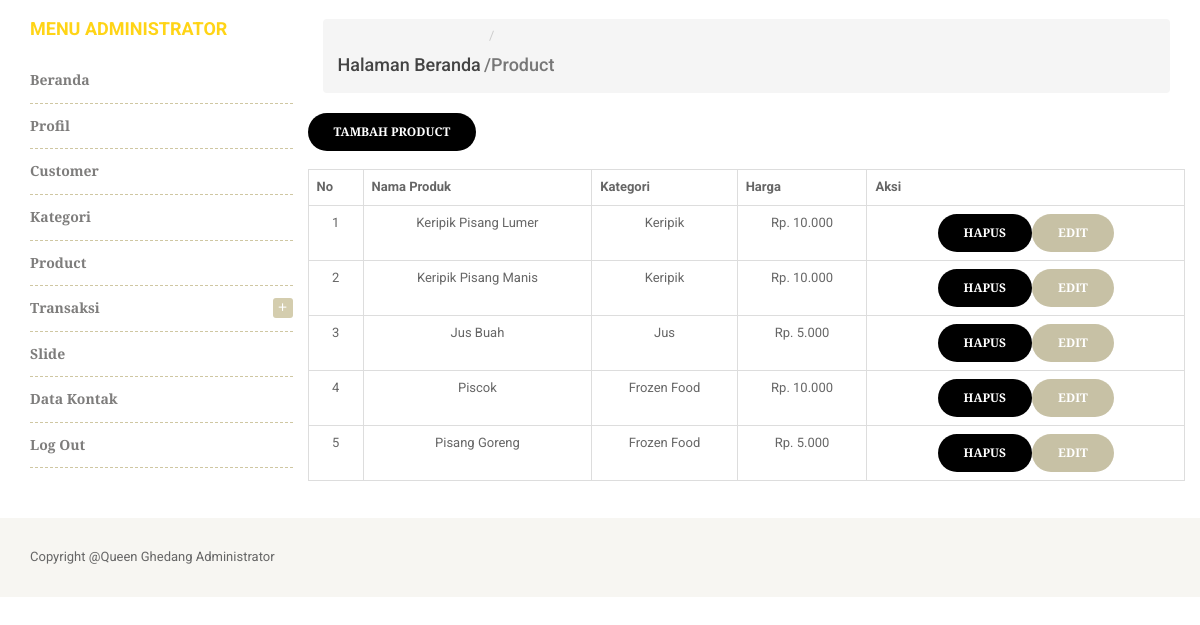
Screenshot of /administrator/product-admin/ (signed in) with the database file from the repository.
### website/models.py (models this page shows, shortened)
class Product(models.Model):
    KETERANGAN=(
        ('Baru', 'Baru'),
        ('Lama' , 'Lama'),
    )
    MENU=(
        ('MAKANAN', 'MAKANAN'),
        ('MINUMAN' , 'MINUMAN'),
    )
    kategori = models.ForeignKey(Kategori, null=True, blank=False, related_name="produks", on_delete=models.SET_NULL)
    nama_produk = models.CharField(max_length=200, blank=False, null=True, unique=True)
    gambar = ResizedImageField(size=[600, 600], quality=80, crop=['middle', 'center'] , upload_to='gambar/product', blank=False, null=True, verbose_name="Gambar (600 x 600 pixel)")
    gambar_satu = ResizedImageField(size=[600, 600], quality=80, crop=['middle', 'center'] , upload_to='gambar/product', blank=True, null=True, verbose_name="Gambar (600 x 600 pixel)")
    gambar_dua = ResizedImageField(size=[600, 600], quality=80, crop=['middle', 'center'] , upload_to='gambar/product', blank=True, null=True, verbose_name="Gambar (600 x 600 pixel)")
    gambar_tiga = ResizedImageField(size=[600, 600], quality=80, crop=['middle', 'center'] , upload_to='gambar/product', blank=True, null=True, verbose_name="Gambar (600 x 600 pixel)")
    gambar_empat = ResizedImageField(size=[600, 600], quality=80, crop=['middle', 'center'] , upload_to='gambar/product', blank=True, null=True, verbose_name="Gambar (600 x 600 pixel)")
    gambar_lima= ResizedImageField(size=[600, 600], quality=80, crop=['middle', 'center'] , upload_to='gambar/product', blank=True, null=True, verbose_name="Gambar (600 x 600 pixel)")
    slug = models.SlugField(max_length=200, unique=True)
    keterangan = RichTextField(blank=True, null=True)
    harga = models.PositiveIntegerField(blank=False, null=True)
    no_whatsup = models.PositiveBigIntegerField(blank=False, null=True,)
    tanggal_upload= models.DateTimeField(auto_now_add=True, null=True)
    diskon = models.IntegerField(default=0,  blank=True, null=True, verbose_name="Diskon %")
    stock = models.IntegerField(default=0,  blank=True, null=True)
    dibeli = models.IntegerField(default=0,  blank=True, null=True)
    keterangan_barang = models.CharField(max_length=200, blank=False, null=True, choices=KETERANGAN)
    menu = models.CharField(max_length=200,blank=False, null=True, choices=MENU)
    class Meta:
        verbose_name_plural ="Product"

class Kategori(models.Model):
    nama = models.CharField(max_length=200, blank=False, null=True,verbose_name="Nama Kategori")
    aktif = models.BooleanField(default=True)
    slug = models.SlugField(max_length=200, null=False, unique=True)
    class Meta:
        verbose_name_plural ="Kategori"

### website/decorators.py (the view)
        def perubahan_halaman(request, *args, **kwargs):
            group = None
            if request.user.groups.exists():
                group = request.user.groups.all()[0].name
            if group in yang_diizinkan :
                return fungsi_awal(request, *args, **kwargs)
            else:
                return HttpResponse('<h2><center>Anda Tidak Dijikankan Ke Tampilan ini</center></h2>')

### administrator/views.py (called while the page is built)
@login_required(login_url='loginpage')
@ijinkan_pengguna(yang_diizinkan=['administrator'])
def product_admin(request):
    product = Product.objects.all()
    context = {
        'data': product,
        'judul': 'Product',
    }
    return render(request, 'admin_product.html', context)

### cart/context_processors.py (called while the page is built)
def keranjang(request):
    return {'keranjang': Cart(request)}

### website/views.py (called while the page is built)
def kategoriberanda(request):
    kategori = Kategori.objects.filter(aktif=True).order_by('-id')
    return {'kategori':kategori}

def modalberita(request):
    modalproduk = Product.objects.order_by('-id')
    return {'modalproduk':modalproduk}

def statisweb(request):
    statis = Statis.objects.get(id=1)
    return {'statis':statis}

### administrator/templates/admin_product.html (shortened to what this page needs)
{% extends "admin.html" %}
{% load static %}
{% load humanize %}
{% load crispy_forms_tags %}
{% block content %}
						<div id="center-column" class="col-lg-9 col-md-9 col-sm-9 col-xs-12">
                        <nav aria-label="breadcrumb" class="text-left">
                            <ol class="breadcrumb">
                                <li class="breadcrumb-item active"><a href="{% url 'beranda_admin' %}"><h4>Halaman Beranda</h4></a></li>
                  				<li class="breadcrumb-item active" aria-current="page"><h4>/{{judul}}</h4></li>
                        </nav>
							<div class="product-category-page">
								<div class="tab-content">
									<div class="tab-pane active" id="products-grid">
										<div class="products-block">
											<div class="row mb-4">
											<div class="card card-body">
												<a class="btn btn-primary btn-sm" href="{% url 'formproduct_admin' %}">Tambah Product</a>
												<br/><br/>
											<table class="table table-bordered mt-3">
											<thead>
												<tr align="center">
													<th>No</th>
													<th>Nama Produk</th>
													<th>Kategori</th>
													<th>Harga</th>
													<th>Aksi</th>
												</tr>
											</thead>
											<tbody>
											{% for row in data %}
											<tr align="center">
												<td>{{ forloop.counter }}</td>
												<td>{{row.nama_produk}}</td>
												<td>{{row.kategori.nama}}</td>
												<td>Rp. {{row.harga|intcomma}}</td>
												<td><a href="{% url 'deleteproduct_admin' row.id  %}" class="btn btn-primary btn-sm">Hapus</a><a href="{% url 'editproduct_admin' row.slug  %}" class="btn btn-danger btn-sm">Edit</a></td>
											</tr>
											{% empty %}
											<tr>
												<td colspan="5" align="center">Data Product Kosong</td>
											</tr>
											{% endfor %}
											</tbody>
											</table>
											</div>
											</div>
										</div>
									</div>
								</div>
							</div>
						</div>
					</div>
				</div>
			</div>
{% endblock content %}

### rows the page displays
Product: nama_produk "Keripik Pisang Lumer", kategori.nama "Keripik", harga "10.000"
Product: nama_produk "Keripik Pisang Manis", kategori.nama "Keripik", harga "10.000"
Product: nama_produk "Jus Buah", kategori.nama "Jus", harga "5.000"
Product: nama_produk "Piscok", kategori.nama "Frozen Food", harga "10.000"
Product: nama_produk "Pisang Goreng", kategori.nama "Frozen Food", harga "5.000"

### other values shown
{{ judul }} "Product"
